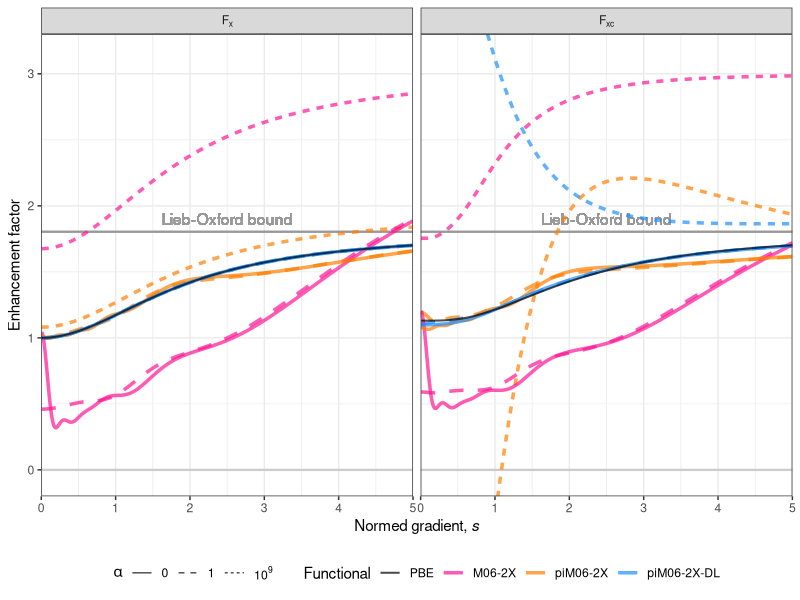
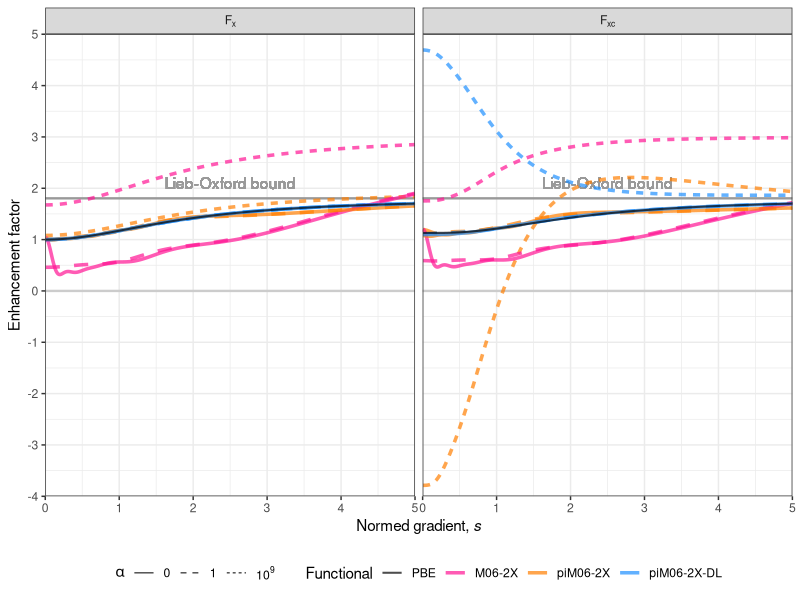
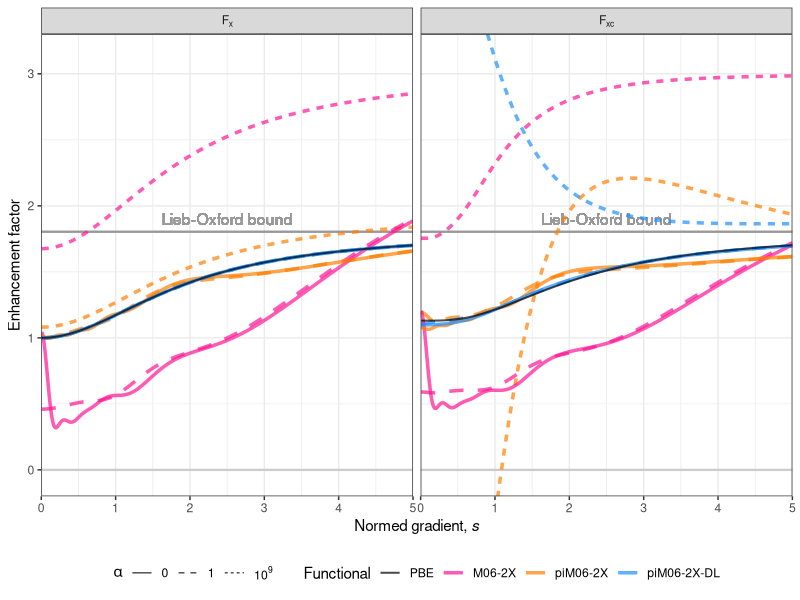
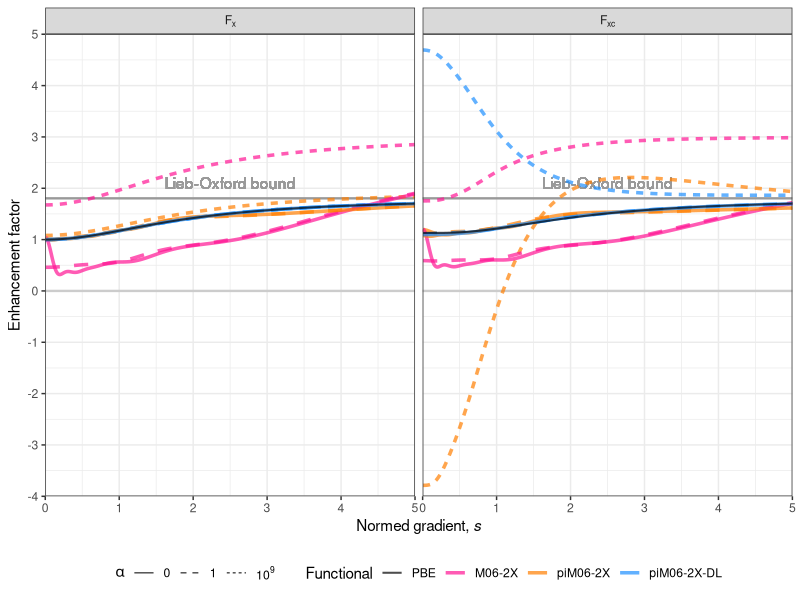

Write the R code that produced these figures, in order.
#!/usr/bin/env Rscript

library(ggplot2)
library(dplyr)
library(reshape2)
library(tidyverse)

# Functional colors
#[1] "#E41A1C" "#377EB8" "#4DAF4A" "#984EA3" "#FF7F00" "#A65628"
#[8] "#F781BF" 
# R2SCAN      "black"
# PBE         "darkgreen"
# M06-2X      "deeppink"
# piM06-2X    "darkorange"
# piM06-2X-DL "dodgerblue"

Fx_Fxc_tab <- read.csv("Fx-Fxc.csv", sep=";", header=T) %>% 
  filter(s > 0, !Name%in%c("R2SCAN")) %>%
  mutate(alpha=factor(as.character(as.integer(alpha)), levels=c("1000000000","1","0")),
    var=factor(var, levels=c("Fx","Fxc"),labels=c("F[x]","F[xc]")),
    Name=factor(Name, levels=c("R2SCAN", "M06-2X", "piM06-2X", "piM06-2X-DL", "PBE")))

Fx_Fxc_plot <- Fx_Fxc_tab %>%
  ggplot() +
  geom_hline(yintercept=0, color="gray80", linewidth=0.8) +
  geom_hline(yintercept=1.804, color="grey60", linewidth=0.8) +
  geom_text(label="Lieb-Oxford bound", x=2.5, y=1.9, color="grey60",
            inherit.aes = F) +
  geom_line(aes(x=s, y=val, linetype=alpha, linewidth=Name, color=Name), 
            alpha=0.7) +
  coord_cartesian(ylim=c(-0.2,3.3), xlim=c(0,5), expand=F) +
  scale_x_continuous(expression(paste("Normed gradient, ", italic(s)))) +
  scale_y_continuous("Enhancement factor", breaks=seq(-5,5,1)) +
  facet_wrap(~var, labeller = label_parsed) +
  scale_color_manual("Functional", 
                     values=c("black", "#e41a1c","deeppink", "darkorange1", "dodgerblue"),
                     #values=c("#4daf4a", "#e41a1c","#984ea3", "darkorange1", "dodgerblue"),
                     breaks=c("PBE","R2SCAN","M06-2X","piM06-2X","piM06-2X-DL"),
                     labels=c("PBE","r2SCAN","M06-2X","piM06-2X","piM06-2X-DL")) +
  scale_linewidth_manual("Functional", 
                     values=c(0.7, 1.2, 1.2, 1.2, 1.2),
                     breaks=c("PBE","R2SCAN","M06-2X","piM06-2X","piM06-2X-DL"),
                     labels=c("PBE","r2SCAN","M06-2X","piM06-2X","piM06-2X-DL")) +
  scale_linetype_manual(expression(alpha), labels = c("0", "1", expression(10^9)), 
                        breaks=c("0","1","1000000000"),
                        values = c("solid", "44", "22")) +
  theme_bw() +
  theme(legend.position="bottom") +
  guides(linetype="legend")
Fx_Fxc_plot
ggsave("Fig_fx_fxc-clipped.png", Fx_Fxc_plot, units="cm", dpi=1000, width=19, height=10*19/18)

Fx_Fxc_plot_SI <- Fx_Fxc_tab %>%
  ggplot() +
  geom_hline(yintercept=0, color="gray80", linewidth=0.8) +
  geom_hline(yintercept=1.804, color="grey60", linewidth=0.8) +
  geom_text(label="Lieb-Oxford bound", x=2.5, y=2.1, color="grey60",
            inherit.aes = F) +
  geom_line(aes(x=s, y=val, linetype=alpha, linewidth=Name, color=Name), 
            alpha=0.7) +
  coord_cartesian(ylim=c(-4,5), xlim=c(0,5), expand=F) +
  scale_x_continuous(expression(paste("Normed gradient, ", italic(s)))) +
  scale_y_continuous("Enhancement factor", breaks=seq(-5,5,1)) +
  facet_wrap(~var, labeller = label_parsed) +
  scale_color_manual("Functional", 
                     values=c("black", "#e41a1c","deeppink", "darkorange1", "dodgerblue"),
                     #values=c("#4daf4a", "#e41a1c","#984ea3", "darkorange1", "dodgerblue"),
                     breaks=c("PBE","R2SCAN","M06-2X","piM06-2X","piM06-2X-DL"),
                     labels=c("PBE","r2SCAN","M06-2X","piM06-2X","piM06-2X-DL")) +
  scale_linewidth_manual("Functional", 
                         values=c(0.7, 1.2, 1.2, 1.2, 1.2),
                         breaks=c("PBE","R2SCAN","M06-2X","piM06-2X","piM06-2X-DL"),
                         labels=c("PBE","r2SCAN","M06-2X","piM06-2X","piM06-2X-DL")) +
  scale_linetype_manual(expression(alpha), 
                        breaks=c("0","1","1000000000"),
                        labels = c("0", "1", expression(10^9)), 
                        values = c("solid", "44", "22")) +
  theme_bw() +
  theme(legend.position="bottom") +
  guides(linetype="legend")
Fx_Fxc_plot_SI
ggsave("Fig_fx_fxc-SI.png", Fx_Fxc_plot_SI, units="cm", dpi=1000, width=19, height=10*19/18)
